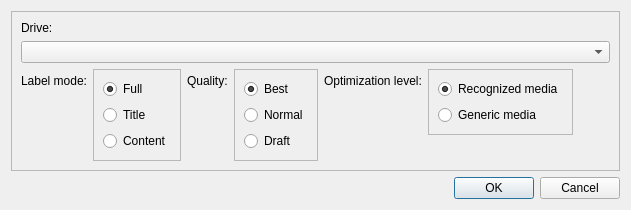
<ui version="4.0" >
 <class>QDialogPrint</class>
 <widget class="QDialog" name="QDialogPrint" >
  <property name="geometry" >
   <rect>
    <x>0</x>
    <y>0</y>
    <width>631</width>
    <height>203</height>
   </rect>
  </property>
  <property name="windowTitle" >
   <string>Print parameters</string>
  </property>
  <layout class="QVBoxLayout" name="verticalLayout_3" >
   <item>
    <widget class="QFrame" name="frame" >
     <property name="frameShape" >
      <enum>QFrame::StyledPanel</enum>
     </property>
     <property name="frameShadow" >
      <enum>QFrame::Raised</enum>
     </property>
     <layout class="QVBoxLayout" name="verticalLayout_6" >
      <item>
       <layout class="QVBoxLayout" name="verticalLayout" >
        <item>
         <widget class="QLabel" name="label_3" >
          <property name="text" >
           <string>Drive:</string>
          </property>
         </widget>
        </item>
        <item>
         <widget class="QComboBox" name="comboDrive" />
        </item>
       </layout>
      </item>
      <item>
       <layout class="QHBoxLayout" name="horizontalLayout" >
        <item>
         <layout class="QFormLayout" name="formLayout" >
          <item row="0" column="0" >
           <widget class="QLabel" name="label" >
            <property name="text" >
             <string>Label mode:</string>
            </property>
           </widget>
          </item>
          <item row="0" column="1" >
           <widget class="QFrame" name="frame_2" >
            <property name="frameShape" >
             <enum>QFrame::StyledPanel</enum>
            </property>
            <property name="frameShadow" >
             <enum>QFrame::Raised</enum>
            </property>
            <layout class="QVBoxLayout" name="verticalLayout_2" >
             <item>
              <widget class="QRadioButton" name="radioModeFull" >
               <property name="text" >
                <string>Full</string>
               </property>
               <property name="checked" >
                <bool>true</bool>
               </property>
              </widget>
             </item>
             <item>
              <widget class="QRadioButton" name="radioModeTitle" >
               <property name="text" >
                <string>Title</string>
               </property>
              </widget>
             </item>
             <item>
              <widget class="QRadioButton" name="radioModeContent" >
               <property name="text" >
                <string>Content</string>
               </property>
              </widget>
             </item>
            </layout>
           </widget>
          </item>
         </layout>
        </item>
        <item>
         <layout class="QFormLayout" name="formLayout_3" >
          <item row="0" column="0" >
           <widget class="QLabel" name="label_2" >
            <property name="text" >
             <string>Quality:</string>
            </property>
           </widget>
          </item>
          <item row="0" column="1" >
           <widget class="QFrame" name="frame_3" >
            <property name="frameShape" >
             <enum>QFrame::StyledPanel</enum>
            </property>
            <property name="frameShadow" >
             <enum>QFrame::Raised</enum>
            </property>
            <layout class="QVBoxLayout" name="verticalLayout_4" >
             <item>
              <widget class="QRadioButton" name="radioQualityBest" >
               <property name="text" >
                <string>Best</string>
               </property>
               <property name="checked" >
                <bool>true</bool>
               </property>
              </widget>
             </item>
             <item>
              <widget class="QRadioButton" name="radioQualityNormal" >
               <property name="text" >
                <string>Normal</string>
               </property>
              </widget>
             </item>
             <item>
              <widget class="QRadioButton" name="radioQualityDraft" >
               <property name="text" >
                <string>Draft</string>
               </property>
              </widget>
             </item>
            </layout>
           </widget>
          </item>
         </layout>
        </item>
        <item>
         <layout class="QFormLayout" name="formLayout_2" >
          <item row="0" column="0" >
           <widget class="QLabel" name="label_4" >
            <property name="text" >
             <string>Optimization level:</string>
            </property>
           </widget>
          </item>
          <item row="0" column="1" >
           <widget class="QFrame" name="frame_4" >
            <property name="frameShape" >
             <enum>QFrame::StyledPanel</enum>
            </property>
            <property name="frameShadow" >
             <enum>QFrame::Raised</enum>
            </property>
            <layout class="QVBoxLayout" name="verticalLayout_5" >
             <item>
              <widget class="QRadioButton" name="radioButton_7" >
               <property name="text" >
                <string>Recognized media</string>
               </property>
               <property name="checked" >
                <bool>true</bool>
               </property>
              </widget>
             </item>
             <item>
              <widget class="QRadioButton" name="radioMediaGeneric" >
               <property name="text" >
                <string>Generic media</string>
               </property>
              </widget>
             </item>
            </layout>
           </widget>
          </item>
         </layout>
        </item>
        <item>
         <spacer name="horizontalSpacer" >
          <property name="orientation" >
           <enum>Qt::Horizontal</enum>
          </property>
          <property name="sizeHint" stdset="0" >
           <size>
            <width>40</width>
            <height>20</height>
           </size>
          </property>
         </spacer>
        </item>
       </layout>
      </item>
     </layout>
    </widget>
   </item>
   <item>
    <widget class="QDialogButtonBox" name="buttonBox" >
     <property name="orientation" >
      <enum>Qt::Horizontal</enum>
     </property>
     <property name="standardButtons" >
      <set>QDialogButtonBox::Cancel|QDialogButtonBox::Ok</set>
     </property>
    </widget>
   </item>
  </layout>
 </widget>
 <resources/>
 <connections>
  <connection>
   <sender>buttonBox</sender>
   <signal>accepted()</signal>
   <receiver>QDialogPrint</receiver>
   <slot>accept()</slot>
   <hints>
    <hint type="sourcelabel" >
     <x>248</x>
     <y>254</y>
    </hint>
    <hint type="destinationlabel" >
     <x>157</x>
     <y>274</y>
    </hint>
   </hints>
  </connection>
  <connection>
   <sender>buttonBox</sender>
   <signal>rejected()</signal>
   <receiver>QDialogPrint</receiver>
   <slot>reject()</slot>
   <hints>
    <hint type="sourcelabel" >
     <x>316</x>
     <y>260</y>
    </hint>
    <hint type="destinationlabel" >
     <x>286</x>
     <y>274</y>
    </hint>
   </hints>
  </connection>
 </connections>
</ui>
